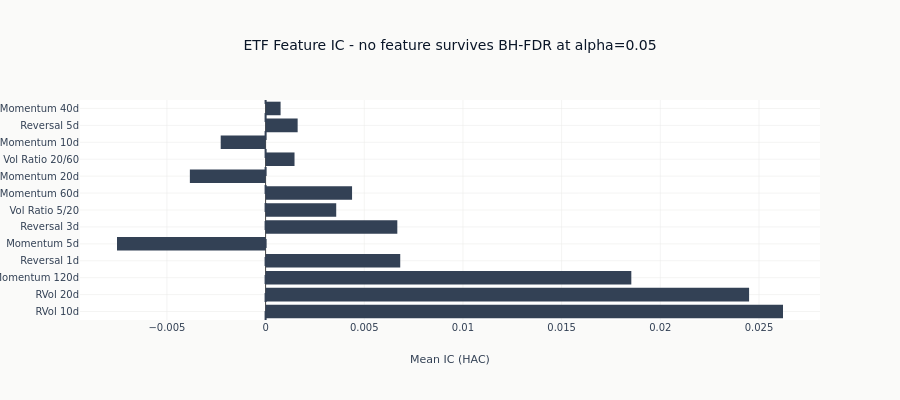

Notebook source saved alongside this figure:
### Code cell
# IC by feature, colored by BH-FDR significance
sort_idx = np.argsort(etf_p)
sorted_names = [etf_test_results[i]["feature"] for i in sort_idx]
sorted_ics = [etf_test_results[i]["ic"] for i in sort_idx]
sorted_bh = [bool(etf_bh["rejected"][i]) for i in sort_idx]
colors_etf = [COLORS["amber"] if b else COLORS["neutral"] for b in sorted_bh]

fig = go.Figure(
    go.Bar(
        y=sorted_names,
        x=sorted_ics,
        orientation="h",
        marker_color=colors_etf,
    )
)
fig.add_vline(x=0, line_dash="dash", line_color=COLORS["neutral"])
fig.update_layout(
    title="ETF Feature IC - no feature survives BH-FDR at alpha=0.05",
    xaxis_title="Mean IC (HAC)",
    height=400,
)
fig.show()

### Figure 1 — Plotly figure (JSON) as saved in the notebook; plotly's stock layout.template omitted (floating-point values rounded to 4 significant figures)
{"data": [{"marker": {"color": ["#334155", "#334155", "#334155", "#334155", "#334155", "#334155", "#334155", "#334155", "#334155", "#334155", "#334155", "#334155", "#334155"]}, "orientation": "h", "type": "bar", "x": [0.02622, 0.0245, 0.01853, 0.006823, -0.007529, 0.006675, 0.003579, 0.004382, -0.003837, 0.001466, -0.002274, 0.001624, 0.00076], "y": ["RVol 10d", "RVol 20d", "Momentum 120d", "Reversal 1d", "Momentum 5d", "Reversal 3d", "Vol Ratio 5/20", "Momentum 60d", "Momentum 20d", "Vol Ratio 20/60", "Momentum 10d", "Reversal 5d", "Momentum 40d"]}], "layout": {"height": 400, "shapes": [{"line": {"color": "#334155", "dash": "dash"}, "type": "line", "x0": 0, "x1": 0, "xref": "x", "y0": 0, "y1": 1, "yref": "y domain"}], "title": {"text": "ETF Feature IC - no feature survives BH-FDR at alpha=0.05"}, "xaxis": {"title": {"text": "Mean IC (HAC)"}}}}
